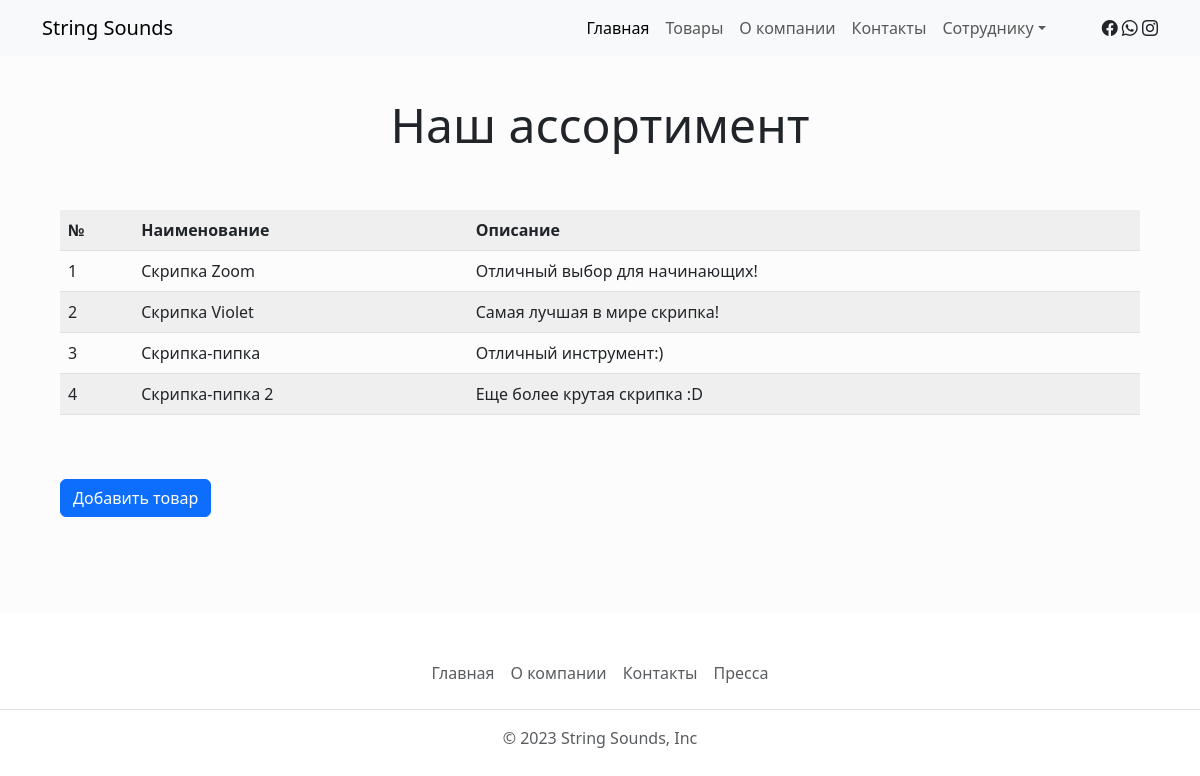
Screenshot of /products/ with the database file from the repository.
### myApp/models.py (models this page shows, shortened)
class Product(models.Model):
    title = models.CharField('Название', max_length=200)
    description = models.TextField('Описание товара')
    class Meta:
        verbose_name_plural = "Товар"

### myApp/views.py (the view, shortened to what this page needs)
# urls.py: path('products/', views.products),
def products(request):
    url = 'products.html'
    product = Product()
    return render(request, url, {"products":Product.objects.all(), "form":AddProduct()})

### myApp/templates/products.html (shortened to what this page needs)
{% extends "base.html" %}
{% block content %}
  <div class="container-fluid warehouse py-5">
    <div class="flex-row py-5 mx-5">
      <div class="col-12 text-center">
        <h1 class="display-5">Наш ассортимент</h1>
      </div>
      <div class="col-12 py-5">
        <table class="table table-striped">
          <th>№</th>
          <th>Наименование</th>
          <th>Описание</th>
          {% for product in products %}
          <tr>
            <td>{{product.id}}</td>
            <td>{{product.title}}</td>
            <td>{{product.description}}</td>
          </tr>
          {% endfor %}
        </table>
      </div>
      <button type="button" class="btn btn-primary" data-bs-toggle="modal" data-bs-target="#addProduct">
        Добавить товар
      </button>
    </div>
  </div>
{% endblock content %}

### myApp/static/css/style.css (style rules this page uses)
.warehouse { background-color: #fcfcfc; }

### rows the page displays
Product: id "1", title "Скрипка Zoom", description "Отличный выбор для начинающих!"
Product: id "2", title "Скрипка Violet", description "Самая лучшая в мире скрипка!"
Product: id "3", title "Скрипка-пипка", description "Отличный инструмент:)"
Product: id "4", title "Скрипка-пипка 2", description "Еще более крутая скрипка :D"
